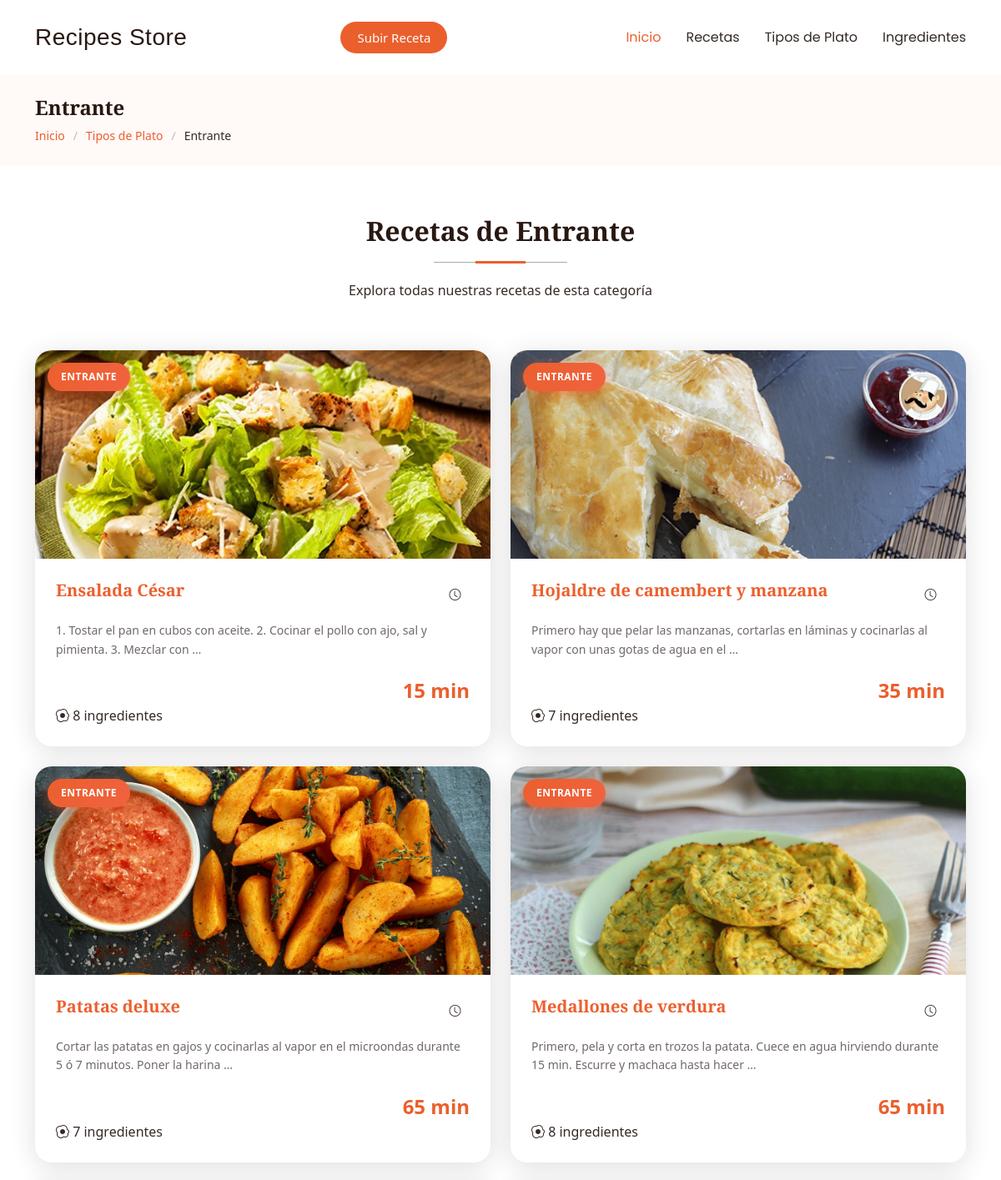
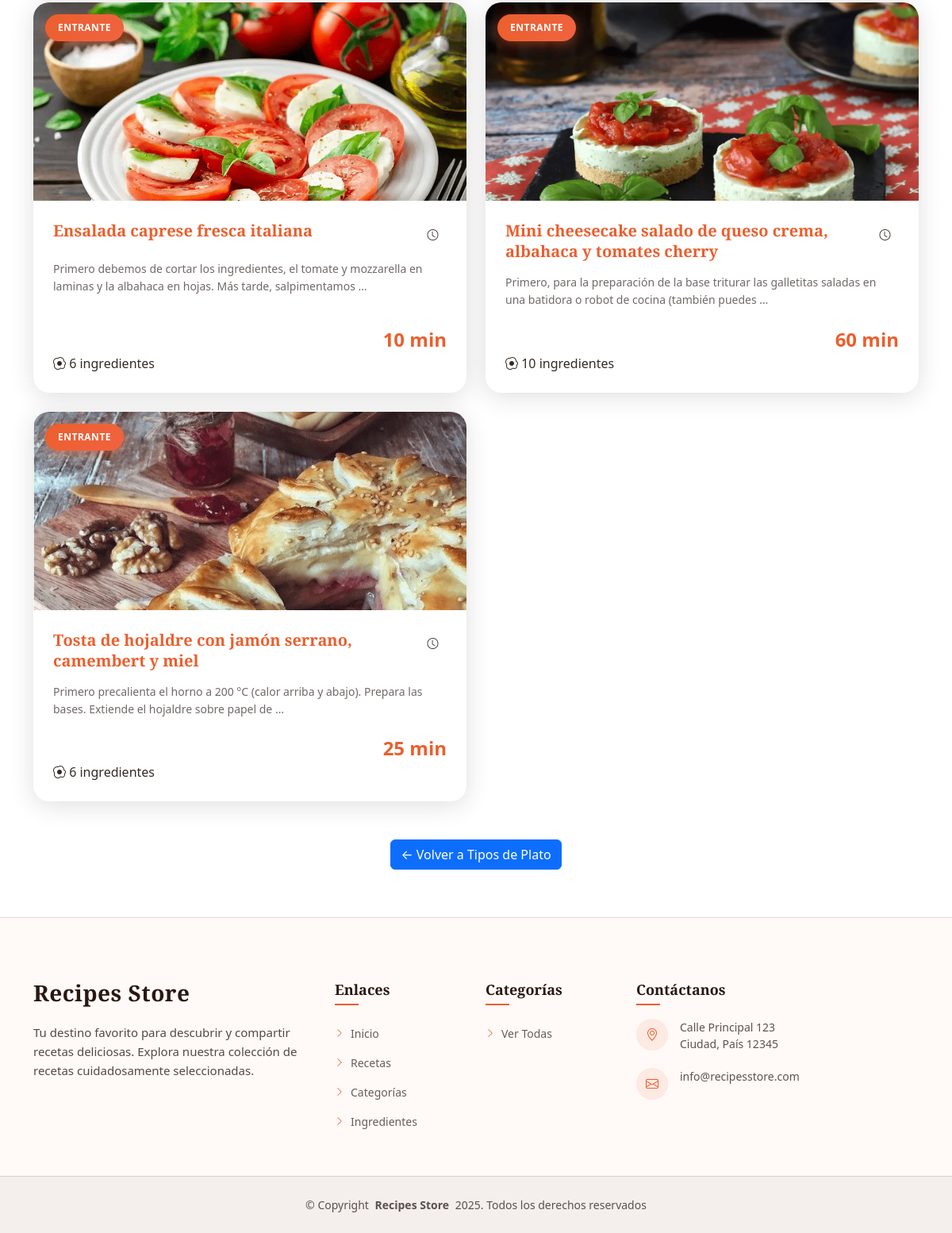
Screenshot of /tipos_plato/1/ with the database file from the repository (2 pictures, top to bottom).
### appRecipesStore/models.py (models this page shows, shortened)
class TipoPlato(models.Model):
    nombre = models.CharField(max_length=100, unique=True)
    descripcion = models.TextField(default="Sin descripcion")
    imagen = models.CharField(max_length=500, blank=True, null=True, help_text="Ruta de la imagen en static/appRecipesStore/img/")

class Receta(models.Model):
    nombre = models.CharField(max_length=200)
    tipo_plato = models.ForeignKey(TipoPlato, on_delete=models.CASCADE, related_name='recetas')
    ingredientes = models.ManyToManyField(Ingrediente, related_name='recetas')
    tiempo_preparacion = models.IntegerField(help_text="Tiempo en minutos")
    instrucciones = models.TextField()
    imagen = models.ImageField(upload_to='recetas/', blank=True, null=True)

### appRecipesStore/views.py (the view)
# urls.py: path('tipos_plato/<int:pk>/', views.detalle_tipo_plato, name='detalle_tipo_plato'),
def detalle_tipo_plato(request, pk):
    tipo = get_object_or_404(TipoPlato, pk=pk)
    return render(request, 'appRecipesStore/detalle_tipo_plato.html', {'tipo': tipo})

### appRecipesStore/templates/appRecipesStore/detalle_tipo_plato.html (shortened to what this page needs)
{% extends 'appRecipesStore/base.html' %}
{% load static %}
{% block content %}
<main class="main">
    <div class="page-title light-background">
        <div class="container">
            <h1>{{ tipo.nombre }}</h1>
            <nav class="breadcrumbs">
                <ol>
                    <li><a href="{% url 'home' %}">Inicio</a></li>
                    <li><a href="{% url 'lista_tipos_plato' %}">Tipos de Plato</a></li>
                    <li class="current">{{ tipo.nombre }}</li>
                </ol>
            </nav>
        </div>
    </div>
    <section class="menu section">
        <div class="container section-title" data-aos="fade-up">
            <h2>Recetas de {{ tipo.nombre }}</h2>
            <p>Explora todas nuestras recetas de esta categoría</p>
        </div>
        <div class="container" data-aos="fade-up" data-aos-delay="100">
            <div class="row gy-4">
                {% for receta in tipo.recetas.all %}
                <div class="col-lg-6" data-aos="fade-up" data-aos-delay="200">
                    <div class="menu-item">
                        <div class="menu-item-image">
                            <a href="{% url 'detalle_receta' receta.pk %}" style="display: block;">
                                {% if receta.imagen %}
                                    <img src="{% static 'appRecipesStore/img/' %}{{ receta.imagen }}" class="img-fluid" alt="{{ receta.nombre }}" style="cursor: pointer;">
                                {% else %}
                                    <img src="{% static 'appRecipesStore/img/recepie/recepie_1.png' %}" class="img-fluid" alt="{{ receta.nombre }}" style="cursor: pointer;">
                                {% endif %}
                                <div class="special-badge">{{ receta.tipo_plato.nombre }}</div>
                            </a>
                        </div>
                        <div class="menu-item-content">
                            <div class="menu-item-header">
                                <h4><a href="{% url 'detalle_receta' receta.pk %}">{{ receta.nombre }}</a></h4>
                                <div class="dietary-tags">
                                    <span class="tag"><i class="bi bi-clock"></i></span>
                                </div>
                            </div>
                            <p>{{ receta.instrucciones|truncatewords:20 }}</p>
                            <div class="menu-item-footer">
                                <span class="price">{{ receta.tiempo_preparacion }} min</span>
                                <span class="ingredients-info">
                                    <i class="bi bi-egg-fried"></i> {{ receta.ingredientes.count }} ingredientes
                                </span>
                            </div>
                        </div>
                    </div>
                </div>
                {% endfor %}
            </div>
            <div class="row mt-5">
                <div class="col-12 text-center" data-aos="fade-up" data-aos-delay="300">
                    <a href="{% url 'lista_tipos_plato' %}" class="btn btn-primary">← Volver a Tipos de Plato</a>
                </div>
            </div>
        </div>
    </section>
</main>
{% endblock %}

### rows the page displays
TipoPlato: nombre "Entrante"
Receta: imagen (picture), tipo_plato.nombre "ENTRANTE", nombre "Ensalada César", instrucciones "1. Tostar el pan en cubos con aceite. 2. Cocinar el pollo con ajo, sal y pimienta. 3. Mezclar con …", tiempo_preparacion "15", ingredientes.count "8"
Receta: imagen (picture), tipo_plato.nombre "ENTRANTE", nombre "Hojaldre de camembert y manzana", instrucciones "Primero hay que pelar las manzanas, cortarlas en láminas y cocinarlas al vapor con unas gotas de agua en el …", tiempo_preparacion "35", ingredientes.count "7"
Receta: imagen (picture), tipo_plato.nombre "ENTRANTE", nombre "Patatas deluxe", instrucciones "Cortar las patatas en gajos y cocinarlas al vapor en el microondas durante 5 ó 7 minutos. Poner la harina …", tiempo_preparacion "65", ingredientes.count "7"
Receta: imagen (picture), tipo_plato.nombre "ENTRANTE", nombre "Medallones de verdura", instrucciones "Primero, pela y corta en trozos la patata. Cuece en agua hirviendo durante 15 min. Escurre y machaca hasta hacer …", tiempo_preparacion "65", ingredientes.count "8"
Receta: imagen (picture), tipo_plato.nombre "ENTRANTE", nombre "Ensalada caprese fresca italiana", instrucciones "Primero debemos de cortar los ingredientes, el tomate y mozzarella en laminas y la albahaca en hojas. Más tarde, salpimentamos …", tiempo_preparacion "10", ingredientes.count "6"
Receta: imagen (picture), tipo_plato.nombre "ENTRANTE", nombre "Mini cheesecake salado de queso crema, albahaca y tomates cherry", instrucciones "Primero, para la preparación de la base triturar las galletitas saladas en una batidora o robot de cocina (también puedes …", tiempo_preparacion "60", ingredientes.count "10"
Receta: imagen (picture), tipo_plato.nombre "ENTRANTE", nombre "Tosta de hojaldre con jamón serrano, camembert y miel", instrucciones "Primero precalienta el horno a 200 °C (calor arriba y abajo). Prepara las bases. Extiende el hojaldre sobre papel de …", tiempo_preparacion "25", ingredientes.count "6"
